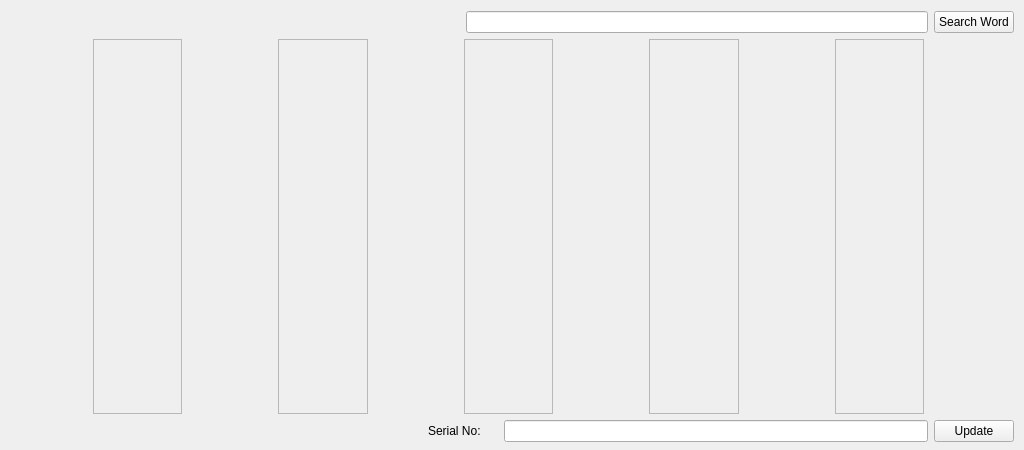
<?xml version="1.0" encoding="UTF-8"?>
<ui version="4.0">
 <class>Form</class>
 <widget class="QWidget" name="Form">
  <property name="geometry">
   <rect>
    <x>0</x>
    <y>0</y>
    <width>1024</width>
    <height>450</height>
   </rect>
  </property>
  <property name="windowTitle">
   <string>PredefinedWords</string>
  </property>
  <widget class="QWidget" name="layoutWidget">
   <property name="geometry">
    <rect>
     <x>3</x>
     <y>11</y>
     <width>1011</width>
     <height>431</height>
    </rect>
   </property>
   <layout class="QVBoxLayout" name="verticalLayout">
    <property name="sizeConstraint">
     <enum>QLayout::SetDefaultConstraint</enum>
    </property>
    <item>
     <layout class="QHBoxLayout" name="horizontalLayout">
      <item>
       <spacer name="horizontalSpacer">
        <property name="orientation">
         <enum>Qt::Horizontal</enum>
        </property>
        <property name="sizeHint" stdset="0">
         <size>
          <width>40</width>
          <height>20</height>
         </size>
        </property>
       </spacer>
      </item>
      <item>
       <widget class="QLineEdit" name="wordToSearch"/>
      </item>
      <item>
       <widget class="QPushButton" name="searchPredefinedWord">
        <property name="text">
         <string>Search Word</string>
        </property>
       </widget>
      </item>
     </layout>
    </item>
    <item>
     <layout class="QHBoxLayout" name="horizontalLayout_2">
      <item>
       <spacer name="horizontalSpacer_7">
        <property name="orientation">
         <enum>Qt::Horizontal</enum>
        </property>
        <property name="sizeHint" stdset="0">
         <size>
          <width>40</width>
          <height>20</height>
         </size>
        </property>
       </spacer>
      </item>
      <item>
       <widget class="QScrollArea" name="wordsSegment1">
        <property name="widgetResizable">
         <bool>true</bool>
        </property>
        <widget class="QWidget" name="scrollAreaWidgetContents">
         <property name="geometry">
          <rect>
           <x>0</x>
           <y>0</y>
           <width>84</width>
           <height>359</height>
          </rect>
         </property>
        </widget>
       </widget>
      </item>
      <item>
       <spacer name="horizontalSpacer_9">
        <property name="orientation">
         <enum>Qt::Horizontal</enum>
        </property>
        <property name="sizeHint" stdset="0">
         <size>
          <width>40</width>
          <height>20</height>
         </size>
        </property>
       </spacer>
      </item>
      <item>
       <widget class="QScrollArea" name="wordsSegment2">
        <property name="widgetResizable">
         <bool>true</bool>
        </property>
        <widget class="QWidget" name="scrollAreaWidgetContents_2">
         <property name="geometry">
          <rect>
           <x>0</x>
           <y>0</y>
           <width>84</width>
           <height>359</height>
          </rect>
         </property>
        </widget>
       </widget>
      </item>
      <item>
       <spacer name="horizontalSpacer_2">
        <property name="orientation">
         <enum>Qt::Horizontal</enum>
        </property>
        <property name="sizeHint" stdset="0">
         <size>
          <width>40</width>
          <height>20</height>
         </size>
        </property>
       </spacer>
      </item>
      <item>
       <widget class="QScrollArea" name="wordsSegment3">
        <property name="widgetResizable">
         <bool>true</bool>
        </property>
        <widget class="QWidget" name="scrollAreaWidgetContents_3">
         <property name="geometry">
          <rect>
           <x>0</x>
           <y>0</y>
           <width>85</width>
           <height>359</height>
          </rect>
         </property>
        </widget>
       </widget>
      </item>
      <item>
       <spacer name="horizontalSpacer_3">
        <property name="orientation">
         <enum>Qt::Horizontal</enum>
        </property>
        <property name="sizeHint" stdset="0">
         <size>
          <width>40</width>
          <height>20</height>
         </size>
        </property>
       </spacer>
      </item>
      <item>
       <widget class="QScrollArea" name="wordsSegment4">
        <property name="widgetResizable">
         <bool>true</bool>
        </property>
        <widget class="QWidget" name="scrollAreaWidgetContents_4">
         <property name="geometry">
          <rect>
           <x>0</x>
           <y>0</y>
           <width>84</width>
           <height>359</height>
          </rect>
         </property>
        </widget>
       </widget>
      </item>
      <item>
       <spacer name="horizontalSpacer_5">
        <property name="orientation">
         <enum>Qt::Horizontal</enum>
        </property>
        <property name="sizeHint" stdset="0">
         <size>
          <width>40</width>
          <height>20</height>
         </size>
        </property>
       </spacer>
      </item>
      <item>
       <widget class="QScrollArea" name="wordsSegment5">
        <property name="widgetResizable">
         <bool>true</bool>
        </property>
        <widget class="QWidget" name="scrollAreaWidgetContents_5">
         <property name="geometry">
          <rect>
           <x>0</x>
           <y>0</y>
           <width>84</width>
           <height>359</height>
          </rect>
         </property>
        </widget>
       </widget>
      </item>
      <item>
       <spacer name="horizontalSpacer_6">
        <property name="orientation">
         <enum>Qt::Horizontal</enum>
        </property>
        <property name="sizeHint" stdset="0">
         <size>
          <width>40</width>
          <height>20</height>
         </size>
        </property>
       </spacer>
      </item>
     </layout>
    </item>
    <item>
     <layout class="QHBoxLayout" name="horizontalLayout_3">
      <item>
       <spacer name="horizontalSpacer_8">
        <property name="orientation">
         <enum>Qt::Horizontal</enum>
        </property>
        <property name="sizeHint" stdset="0">
         <size>
          <width>40</width>
          <height>20</height>
         </size>
        </property>
       </spacer>
      </item>
      <item>
       <widget class="QLabel" name="serialNumberLabel">
        <property name="text">
         <string>Serial No:     </string>
        </property>
       </widget>
      </item>
      <item>
       <widget class="QLineEdit" name="updatedWordToCommit"/>
      </item>
      <item>
       <widget class="QPushButton" name="wordToUpdate">
        <property name="text">
         <string>Update</string>
        </property>
       </widget>
      </item>
     </layout>
    </item>
   </layout>
  </widget>
 </widget>
 <resources/>
 <connections/>
</ui>
